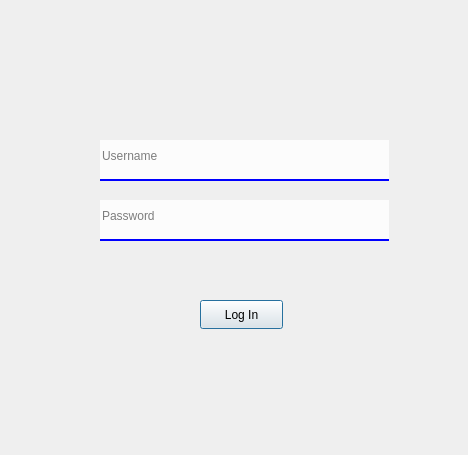
<?xml version="1.0" encoding="UTF-8"?>
<ui version="4.0">
 <class>Login</class>
 <widget class="QDialog" name="Login">
  <property name="geometry">
   <rect>
    <x>0</x>
    <y>0</y>
    <width>468</width>
    <height>455</height>
   </rect>
  </property>
  <property name="windowTitle">
   <string>Dialog</string>
  </property>
  <widget class="QLabel" name="label">
   <property name="geometry">
    <rect>
     <x>10</x>
     <y>10</y>
     <width>451</width>
     <height>441</height>
    </rect>
   </property>
   <property name="styleSheet">
    <string notr="true">border-image: url(:/Pictures/BackGround/paper.png);
border-radius:30px;</string>
   </property>
   <property name="text">
    <string/>
   </property>
  </widget>
  <widget class="QLineEdit" name="userLine">
   <property name="geometry">
    <rect>
     <x>100</x>
     <y>140</y>
     <width>289</width>
     <height>41</height>
    </rect>
   </property>
   <property name="styleSheet">
    <string notr="true">background-color: rgba(255, 255, 255, 210);
border:none;
border-bottom:2px solid rgb(0,0,255);
color:rgb(0,0,0);
padding-bottom:7px;</string>
   </property>
   <property name="placeholderText">
    <string>Username</string>
   </property>
  </widget>
  <widget class="QLineEdit" name="PassLine">
   <property name="geometry">
    <rect>
     <x>100</x>
     <y>200</y>
     <width>289</width>
     <height>41</height>
    </rect>
   </property>
   <property name="styleSheet">
    <string notr="true">background-color: rgba(255, 255, 255, 210);
border:none;
border-bottom:2px solid rgb(0,0,255);
color:rgb(0,0,0);
padding-bottom:7px;</string>
   </property>
   <property name="echoMode">
    <enum>QLineEdit::Password</enum>
   </property>
   <property name="placeholderText">
    <string>Password</string>
   </property>
  </widget>
  <widget class="QPushButton" name="LogButt">
   <property name="geometry">
    <rect>
     <x>200</x>
     <y>300</y>
     <width>83</width>
     <height>29</height>
    </rect>
   </property>
   <property name="text">
    <string>Log In</string>
   </property>
  </widget>
 </widget>
 <resources/>
 <connections/>
</ui>
